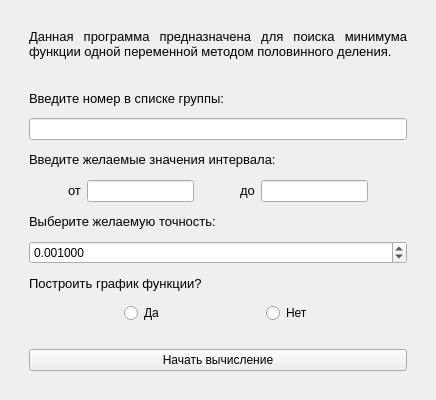
<?xml version="1.0" encoding="UTF-8"?>
<ui version="4.0">
 <class>MainWindow</class>
 <widget class="QMainWindow" name="MainWindow">
  <property name="geometry">
   <rect>
    <x>0</x>
    <y>0</y>
    <width>436</width>
    <height>400</height>
   </rect>
  </property>
  <property name="minimumSize">
   <size>
    <width>436</width>
    <height>400</height>
   </size>
  </property>
  <property name="maximumSize">
   <size>
    <width>436</width>
    <height>400</height>
   </size>
  </property>
  <property name="windowTitle">
   <string>плохой калькулятор без смс и регистрации</string>
  </property>
  <widget class="QWidget" name="centralwidget">
   <property name="minimumSize">
    <size>
     <width>436</width>
     <height>346</height>
    </size>
   </property>
   <property name="maximumSize">
    <size>
     <width>436</width>
     <height>16777215</height>
    </size>
   </property>
   <layout class="QGridLayout" name="gridLayout">
    <item row="0" column="1">
     <spacer name="horizontalSpacer_6">
      <property name="orientation">
       <enum>Qt::Horizontal</enum>
      </property>
      <property name="sizeHint" stdset="0">
       <size>
        <width>40</width>
        <height>20</height>
       </size>
      </property>
     </spacer>
    </item>
    <item row="1" column="1">
     <layout class="QVBoxLayout" name="verticalLayout">
      <item>
       <widget class="QLabel" name="label">
        <property name="text">
         <string>&lt;html&gt;&lt;head/&gt;&lt;body&gt;&lt;p align=&quot;justify&quot;&gt;&lt;span style=&quot; font-size:10pt;&quot;&gt;  Данная программа предназначена для поиска минимума функции одной переменной методом половинного деления.&lt;/span&gt;&lt;/p&gt;&lt;/body&gt;&lt;/html&gt;</string>
        </property>
        <property name="wordWrap">
         <bool>true</bool>
        </property>
       </widget>
      </item>
      <item>
       <spacer name="horizontalSpacer_5">
        <property name="orientation">
         <enum>Qt::Horizontal</enum>
        </property>
        <property name="sizeHint" stdset="0">
         <size>
          <width>40</width>
          <height>20</height>
         </size>
        </property>
       </spacer>
      </item>
      <item>
       <widget class="QLabel" name="label_2">
        <property name="text">
         <string>&lt;html&gt;&lt;head/&gt;&lt;body&gt;&lt;p align=&quot;justify&quot;&gt;&lt;span style=&quot; font-size:10pt;&quot;&gt;Введите номер в списке группы:&lt;/span&gt;&lt;/p&gt;&lt;/body&gt;&lt;/html&gt;</string>
        </property>
        <property name="wordWrap">
         <bool>true</bool>
        </property>
       </widget>
      </item>
      <item>
       <widget class="QLineEdit" name="urNum"/>
      </item>
      <item>
       <widget class="QLabel" name="label_5">
        <property name="text">
         <string>&lt;html&gt;&lt;head/&gt;&lt;body&gt;&lt;p align=&quot;justify&quot;&gt;&lt;span style=&quot; font-size:10pt;&quot;&gt;Введите желаемые значения интервала:&lt;/span&gt;&lt;/p&gt;&lt;/body&gt;&lt;/html&gt;</string>
        </property>
       </widget>
      </item>
      <item>
       <layout class="QHBoxLayout" name="horizontalLayout_2">
        <item>
         <spacer name="horizontalSpacer_9">
          <property name="orientation">
           <enum>Qt::Horizontal</enum>
          </property>
          <property name="sizeHint" stdset="0">
           <size>
            <width>40</width>
            <height>20</height>
           </size>
          </property>
         </spacer>
        </item>
        <item>
         <widget class="QLabel" name="label_6">
          <property name="text">
           <string>&lt;html&gt;&lt;head/&gt;&lt;body&gt;&lt;p align=&quot;justify&quot;&gt;&lt;span style=&quot; font-size:10pt;&quot;&gt;от&lt;/span&gt;&lt;/p&gt;&lt;/body&gt;&lt;/html&gt;</string>
          </property>
         </widget>
        </item>
        <item>
         <widget class="QLineEdit" name="intervalA"/>
        </item>
        <item>
         <spacer name="horizontalSpacer_8">
          <property name="orientation">
           <enum>Qt::Horizontal</enum>
          </property>
          <property name="sizeHint" stdset="0">
           <size>
            <width>40</width>
            <height>20</height>
           </size>
          </property>
         </spacer>
        </item>
        <item>
         <widget class="QLabel" name="label_7">
          <property name="text">
           <string>&lt;html&gt;&lt;head/&gt;&lt;body&gt;&lt;p align=&quot;justify&quot;&gt;&lt;span style=&quot; font-size:10pt;&quot;&gt;до&lt;/span&gt;&lt;/p&gt;&lt;/body&gt;&lt;/html&gt;</string>
          </property>
         </widget>
        </item>
        <item>
         <widget class="QLineEdit" name="intervalB"/>
        </item>
        <item>
         <spacer name="horizontalSpacer_10">
          <property name="orientation">
           <enum>Qt::Horizontal</enum>
          </property>
          <property name="sizeHint" stdset="0">
           <size>
            <width>40</width>
            <height>20</height>
           </size>
          </property>
         </spacer>
        </item>
       </layout>
      </item>
      <item>
       <widget class="QLabel" name="label_3">
        <property name="text">
         <string>&lt;html&gt;&lt;head/&gt;&lt;body&gt;&lt;p align=&quot;justify&quot;&gt;&lt;span style=&quot; font-size:10pt;&quot;&gt;Выберите желаемую точность:&lt;/span&gt;&lt;/p&gt;&lt;/body&gt;&lt;/html&gt;</string>
        </property>
        <property name="wordWrap">
         <bool>true</bool>
        </property>
       </widget>
      </item>
      <item>
       <widget class="CustomSpinBox" name="accuracy">
        <property name="focusPolicy">
         <enum>Qt::NoFocus</enum>
        </property>
        <property name="decimals">
         <number>6</number>
        </property>
        <property name="minimum">
         <double>0.000001000000000</double>
        </property>
        <property name="maximum">
         <double>1.000000000000000</double>
        </property>
        <property name="singleStep">
         <double>1.000000000000000</double>
        </property>
        <property name="stepType">
         <enum>QAbstractSpinBox::DefaultStepType</enum>
        </property>
        <property name="value">
         <double>0.001000000000000</double>
        </property>
       </widget>
      </item>
      <item>
       <widget class="QLabel" name="label_4">
        <property name="text">
         <string>&lt;html&gt;&lt;head/&gt;&lt;body&gt;&lt;p align=&quot;justify&quot;&gt;&lt;span style=&quot; font-size:10pt;&quot;&gt;Построить график функции?&lt;/span&gt;&lt;/p&gt;&lt;/body&gt;&lt;/html&gt;</string>
        </property>
       </widget>
      </item>
      <item>
       <layout class="QHBoxLayout" name="horizontalLayout">
        <item>
         <spacer name="horizontalSpacer_2">
          <property name="orientation">
           <enum>Qt::Horizontal</enum>
          </property>
          <property name="sizeHint" stdset="0">
           <size>
            <width>40</width>
            <height>20</height>
           </size>
          </property>
         </spacer>
        </item>
        <item>
         <widget class="QRadioButton" name="yesRB">
          <property name="text">
           <string>Да</string>
          </property>
         </widget>
        </item>
        <item>
         <spacer name="horizontalSpacer">
          <property name="orientation">
           <enum>Qt::Horizontal</enum>
          </property>
          <property name="sizeHint" stdset="0">
           <size>
            <width>40</width>
            <height>20</height>
           </size>
          </property>
         </spacer>
        </item>
        <item>
         <widget class="QRadioButton" name="noRB">
          <property name="text">
           <string>Нет</string>
          </property>
          <property name="checkable">
           <bool>true</bool>
          </property>
          <property name="checked">
           <bool>false</bool>
          </property>
         </widget>
        </item>
        <item>
         <spacer name="horizontalSpacer_3">
          <property name="orientation">
           <enum>Qt::Horizontal</enum>
          </property>
          <property name="sizeHint" stdset="0">
           <size>
            <width>40</width>
            <height>20</height>
           </size>
          </property>
         </spacer>
        </item>
       </layout>
      </item>
      <item>
       <spacer name="horizontalSpacer_4">
        <property name="orientation">
         <enum>Qt::Horizontal</enum>
        </property>
        <property name="sizeHint" stdset="0">
         <size>
          <width>40</width>
          <height>20</height>
         </size>
        </property>
       </spacer>
      </item>
      <item>
       <widget class="QPushButton" name="startCalculations">
        <property name="text">
         <string>Начать вычисление</string>
        </property>
       </widget>
      </item>
     </layout>
    </item>
    <item row="2" column="1">
     <spacer name="horizontalSpacer_7">
      <property name="orientation">
       <enum>Qt::Horizontal</enum>
      </property>
      <property name="sizeHint" stdset="0">
       <size>
        <width>40</width>
        <height>20</height>
       </size>
      </property>
     </spacer>
    </item>
    <item row="1" column="0">
     <spacer name="verticalSpacer">
      <property name="orientation">
       <enum>Qt::Vertical</enum>
      </property>
      <property name="sizeHint" stdset="0">
       <size>
        <width>20</width>
        <height>40</height>
       </size>
      </property>
     </spacer>
    </item>
    <item row="1" column="2">
     <spacer name="verticalSpacer_2">
      <property name="orientation">
       <enum>Qt::Vertical</enum>
      </property>
      <property name="sizeHint" stdset="0">
       <size>
        <width>20</width>
        <height>40</height>
       </size>
      </property>
     </spacer>
    </item>
   </layout>
  </widget>
 </widget>
 <customwidgets>
  <customwidget>
   <class>CustomSpinBox</class>
   <extends>QDoubleSpinBox</extends>
   <header>customspinbox.h</header>
   <slots>
    <slot>stepBy(double)</slot>
   </slots>
  </customwidget>
 </customwidgets>
 <resources/>
 <connections/>
</ui>
